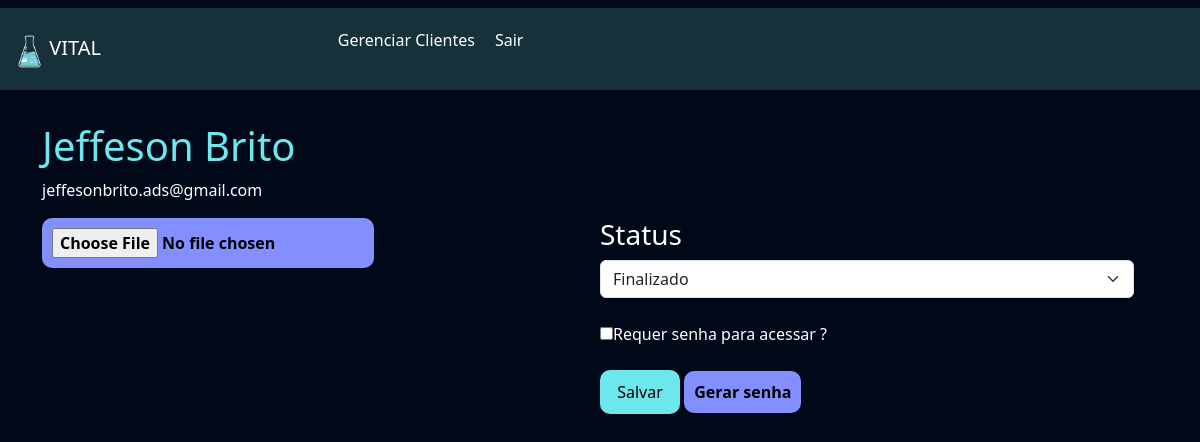
Page /empresarial/exame_cliente/18 (signed in) on the committed database.
### exames/models.py (models this page shows, shortened)
class SolicitacaoExame(models.Model):
    choice_status = (
        ('E', 'Em análise'),
        ('F', 'Finalizado')
    )
    usuario = models.ForeignKey(User, on_delete=models.DO_NOTHING)  # Usuário que solicitou o exame
    exame = models.ForeignKey(TiposExames, on_delete=models.DO_NOTHING)  # Tipo de exame solicitado
    status = models.CharField(max_length=2, choices=choice_status)  # Status da solicitação
    resultado = models.FileField(upload_to="resultados", null=True, blank=True)  # Arquivo com o resultado do exame
    requer_senha = models.BooleanField(default=False)  # Se o resultado requer senha para acesso
    senha = models.CharField(max_length=6, null=True, blank=True)  # Senha para acesso ao exame (opcional)

### empresarial/views.py (the view)
# urls.py: path('exame_cliente/<int:exame_id>', views.exame_cliente, name="exame_cliente"),
@staff_member_required
def exame_cliente(request, exame_id):
    exame = SolicitacaoExame.objects.get(id=exame_id)
    return render(request, 'exame_cliente.html', {'exame': exame})

### empresarial/templates/exame_cliente.html (shortened to what this page needs)
{% extends "bases/base.html" %}
{% load static %}
{% block 'head' %}
    <link href="{% static 'exames/css/css.css' %}" rel="stylesheet">
    <link href="{% static 'exames/css/gerenciar_pedidos.css' %}" rel="stylesheet">
    <link href="{% static 'exames/css/gerenciar_exames.css' %}" rel="stylesheet">
{% endblock 'head' %}
{% block 'conteudo' %}
    <br>
    <div class="container">
        <div class="row">
        <h3 class="font-destaque">{{exame.usuario.get_full_name}}</h3>
        <p>{{exame.usuario.email}}</p>
        <br>
        <div class="row">
            <div class="col-md-6">
                <form action="{% url 'alterar_dados_exame' exame.id %}" method="POST" enctype="multipart/form-data">{% csrf_token %}
                    <input type="FILE" value="Alterar PDF" class="btn-secundario" name="resultado">
                    <br>
                    <br>
            </div>
            <div class="col-md-6">
                <h3>Status</h3>
                <select name="status" id="" class="form-select">
                    <option style="color: black;" {% if exame.status == "F" %}selected{% endif %} value="F">Finalizado</option>
                </select>
                <br>
                <input type="checkbox" name="requer_senha" id="" {% if exame.requer_senha %}checked{% endif %}><label for="">Requer senha para acessar ?</label>
                <br>
                <br>
                <input type="submit" value="Salvar" class="btn-default">
                <a style="text-decoration: none;"  href="{% url 'gerar_senha' exame.id %}" class="btn-secundario">Gerar senha</a>
            </div>
        </div>
    </div>
{% endblock 'conteudo' %}

### templates/static/geral/css/base.css (style rules this page uses)
:root { --main-color: #151C34; --dark-color: #0C121C ; --light-color: #6DE6EE; --contrast-color: #f4c96b; --differential-color: #066668; }
* { color: white }
.font-destaque { color: var(--light-color); font-size: 40px; }
.btn-default { background-color: var(--light-color); color: black; width: 15%; padding: 10px; border: none; border-radius: 10px; }

### templates/static/exames/css/css.css (style rules this page uses)
.btn-secundario { background-color: #838FFF; color: black; padding: 10px; font-weight: bold; border: none; border-radius: 10px; }

### rows in the picture
SolicitacaoExame: usuario.get_full_name "Jeffeson Brito", usuario.email "jeffesonbrito.ads@gmail.com", status "Finalizado"
